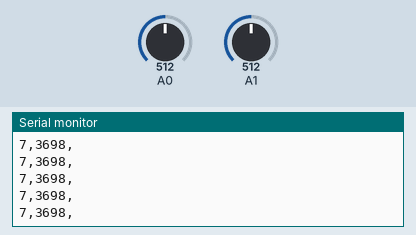
A sketch run on a simulated Arduino Uno, built with avr-gcc and run on an emulated ATmega328P. Parts: the last lines printed to the serial monitor. Inputs (shaded band) come from the test bench; at power-on: A1 = 512, A0 = 512.

Above: at 8.7 s.
8.8 s: A1 set to 728
At 9.6 s:
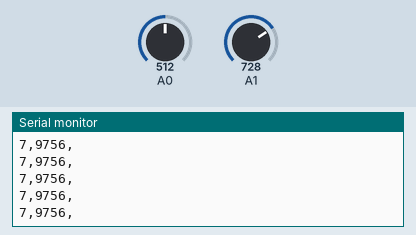
10.3 s: A1 set to 750
At 11.3 s:
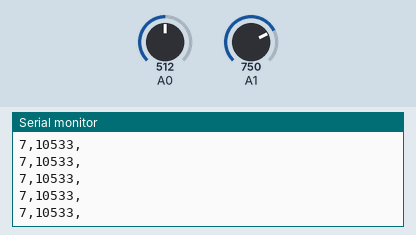
Timing chart, 0 to 12.8 s (numbered marks = the images above; inputs shaded):
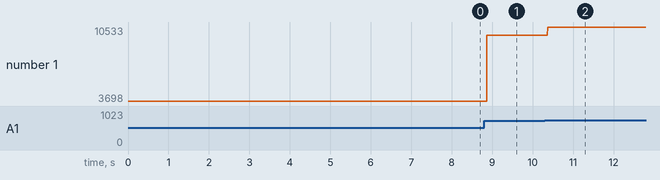

Measured:
- after the input at 8.8 s, the serial monitor: prints a new line after 0.07 s (image 1)
- after the input at 10.3 s, the serial monitor: prints a new line after 0.07 s (image 2)
- plotted number 1: 3698 → 9756 after the input at 8.8 s, 9756 → 10533 after the input at 10.3 s

The sketch:

spirometer_internals.ino
```cpp
#define BIT_OFFSET 103
#define V_S 5

/* Predefine functions
 */
void setup();
float abs_pressure_conversion();
void convert_to_Pa_ASDX(int* value, int Pmin, int Pmax);
void convert_to_Pa_RBIP(int* value, unsigned long Pa_per_bit);
static inline int8_t sgn(float val);
int convert_Pa_to_L_min(float value, float sqr_const, float lin_const);

/* Main loop:
 *  Read analogue data
 *  Convert data to pressure
 *  Convert differential pressure to flow
 *  Print results to serial
 */
void loop() {
  // initial setup of serial, constants etc.
  setup();
  static float Pa_per_bit = abs_pressure_conversion();
  static float Pmax = 6205; //Pa
  static float Pmin = -6205; //Pa
  static float sqr_const = -0.000475; // From calibration
  static float lin_const = 0.427; // From calibration

  while(1){
    // read the input
    int flow_measurement = analogRead(A1);
    int pressure_measurement = analogRead(A0);

    // Convert reading to pressure
    convert_to_Pa_ASDX(&pressure_measurement, Pmin, Pmax);
    convert_to_Pa_RBIP(&flow_measurement, Pa_per_bit);
    flow_measurement += 4;

    // Convert differential pressure to flow
    int flow = convert_Pa_to_L_min((float)flow_measurement, sqr_const, lin_const);

    // Timestamp
    int timestamp = millis();

    // print out the values
    Serial.print(pressure_measurement);
    Serial.print(",");
    Serial.print(flow);
    Serial.print(",");
  //  Serial.print(timestamp);
    Serial.print("\n");

  }
}

/* Set baud rate and open communications
 */
void setup() {
  // initialize serial communication at 9600 bits per second:
  Serial.begin(9600);
}

/* The conversion constant from bits to Pa
 * for the absolute pressure sensor.
 */
float abs_pressure_conversion(void){
  // Values from datasheet (R B I P 0 0 1 D U)
  float Pa_per_mV = 1.72369;
  float mV_per_bit = 4.887585;
  float conversion = Pa_per_mV * mV_per_bit;
  return conversion;
}

/* Convert bit value returned by analogue pin
 * to Pa for the differential pressure sensor
 * (A S D X R R X 0 0 1 P D A A 5).
 * Equation is (datasheet --> A type cal)
 *  (Vmeas - 0.1*Vs)(Pmax - Pmin) + Pmin = Pmeas
 *  -----------------------------
 *           (0.8*Vs)
 */
void convert_to_Pa_ASDX(int* value, int Pmin, int Pmax){
  /* Convert from bits to volts
   * 4.887585 mv per bit
   * 1000 mv per V
   */
  float temp_value = *value * 4.887585 / 1000.0;

  temp_value -= 0.1*V_S;
  temp_value *= (Pmax - Pmin);
  temp_value /= 0.8*V_S;
  temp_value += Pmin;

  *value = (int)temp_value;
}

/* Convert bit value returned by analogue pin
 * to Pa for the absolute pressure sensor
 * (R B I P 0 0 1 D U)
 */
void convert_to_Pa_RBIP(int* value, unsigned long Pa_per_bit){
  // 0 Pa not at 0 bits
  float temp_value = *value - BIT_OFFSET;

  // convert bits to Pa
  temp_value *= Pa_per_bit;

  *value = (int)temp_value;
}

/* Get the sign of a float
 * -1 if negative
 *  0 if 0
 *  1 if positive
 */
static inline int8_t sgn(float val) {
 if (val < 0) return -1;
 if (val==0) return 0;
 return 1;
}

/* Convert pressure formn differential sensor
 * to flow. Uses emperic equation from calibration.
 */
int convert_Pa_to_L_min(float value, float sqr_const, float lin_const){
  // Using Q = aP^2 + bP
  int8_t sn = sgn(value);
  if (sn == 0) return 0;

  value = abs(value);

  float quad = value * value * sqr_const;
  float lin = value * lin_const;
  float flow = quad + lin + 0.5; // Round to nearest int

  return (int)flow * sn * -1;
}
```
